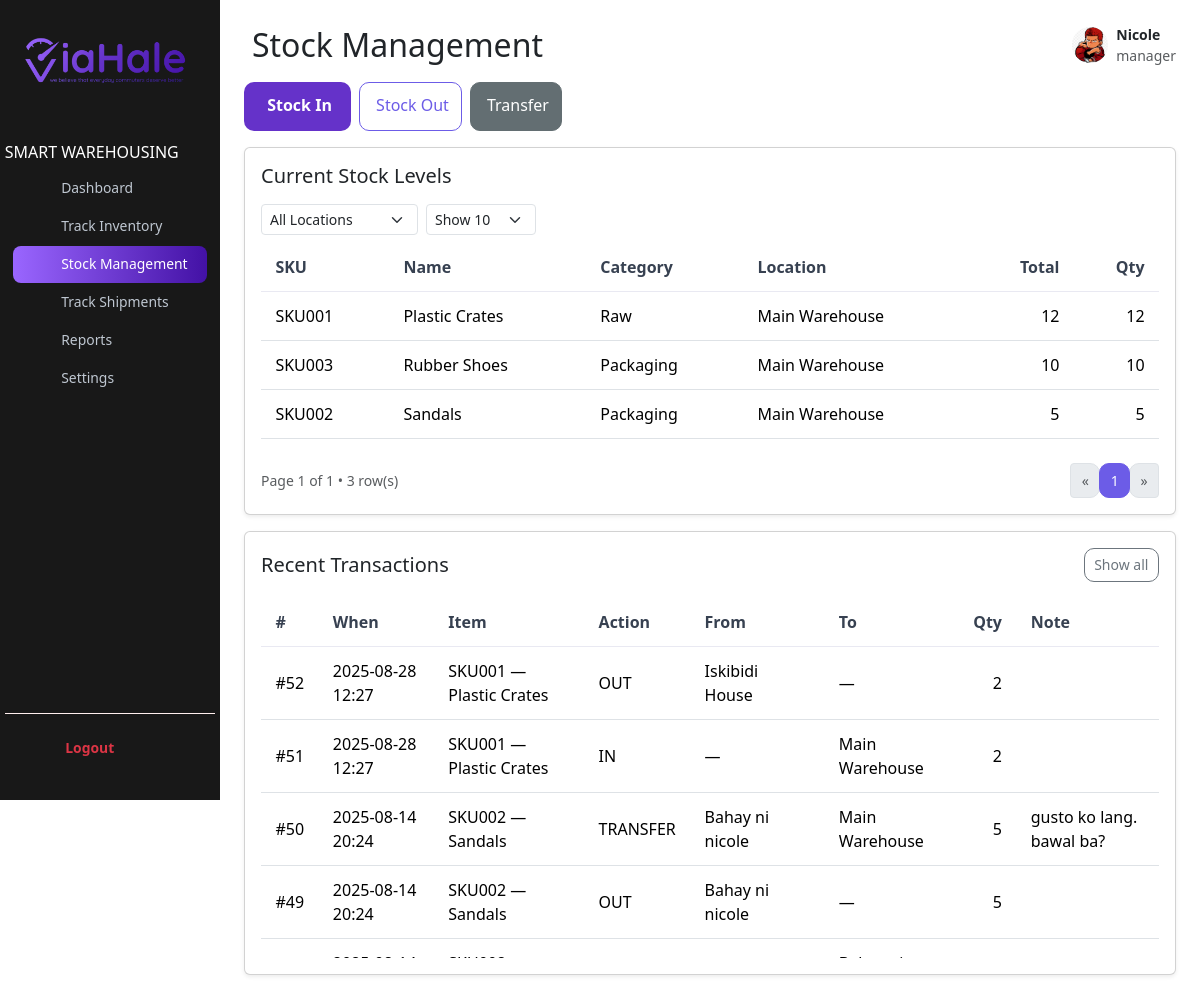
Screenshot of /warehousing/stockmanagement/stockLevelManagement.php (signed in) with the database file from the repository.
### tables this page shows
CREATE TABLE `stock_levels` (
  `item_id` int(11) NOT NULL,
  `location_id` int(11) NOT NULL,
  `qty` int(11) NOT NULL DEFAULT 0
);

CREATE TABLE `inventory_items` (
  `id` int(11) NOT NULL,
  `sku` varchar(64) NOT NULL,
  `name` varchar(255) NOT NULL,
  `category` enum('Raw','Packaging','Finished') NOT NULL,
  `stock` int(11) NOT NULL DEFAULT 0,
  `reorder_level` int(11) NOT NULL DEFAULT 0,
  `archived` tinyint(1) NOT NULL DEFAULT 0,
  `archived_at` datetime DEFAULT NULL,
  `location` varchar(120) DEFAULT NULL,
  `created_at` timestamp NOT NULL DEFAULT current_timestamp(),
  `is_active` tinyint(1) NOT NULL DEFAULT 1
);

CREATE TABLE `warehouse_locations` (
  `id` int(11) NOT NULL,
  `code` varchar(20) NOT NULL,
  `name` varchar(100) NOT NULL,
  `address` varchar(255) DEFAULT NULL
);

CREATE TABLE `stock_transactions` (
  `id` int(11) NOT NULL,
  `item_id` int(11) NOT NULL,
  `from_location_id` int(11) DEFAULT NULL,
  `to_location_id` int(11) DEFAULT NULL,
  `qty` int(11) NOT NULL,
  `action` enum('IN','OUT','TRANSFER','ADJUST') NOT NULL,
  `note` varchar(255) DEFAULT NULL,
  `user_id` int(11) DEFAULT NULL,
  `created_at` timestamp NOT NULL DEFAULT current_timestamp()
);

### warehousing/stockmanagement/stockLevelManagement.php (the view, shortened to what this page needs)
<?php
require_once __DIR__ . '/../../includes/config.php';
function table_exists(PDO $pdo, string $name): bool
{
    $stmt = $pdo->prepare("SHOW TABLES LIKE ?");
    $stmt->execute([$name]);
    return (bool) $stmt->fetchColumn();
}
$hasLoc = table_exists($pdo, "warehouse_locations");
$hasLvl = table_exists($pdo, "stock_levels");
$hasTx = table_exists($pdo, "stock_transactions");
$dbReady = $hasLoc && $hasLvl && $hasTx;
$txLimit = isset($_GET["tx_all"]) ? 200 : 20;
function qs(array $overrides = []): string
{
    $qs = $_GET;
    foreach ($overrides as $k => $v) {
        if ($v === null) {
            unset($qs[$k]);
        } else {
            $qs[$k] = $v;
        }
    }
    return "?" . http_build_query($qs);
}
$userName = $_SESSION["user"]["name"] ?? "Nicole Malitao";
$userRole = $_SESSION["user"]["role"] ?? "Warehouse Manager";
$items = $locations = $levels = $tx = [];
if ($dbReady) {
    $lvlPer = max(5, min(100, (int) ($_GET["lvl_per"] ?? 10)));
    $lvlPage = max(1, (int) ($_GET["lvl_page"] ?? 1));
    $lvlOff = ($lvlPage - 1) * $lvlPer;
    $locId = isset($_GET["loc_id"]) ? (int) $_GET["loc_id"] : 0;
    if ($locId) {
        $countSql = "
    SELECT COUNT(*) FROM (
      SELECT 1
      FROM stock_levels sl
      WHERE sl.location_id = :loc
      GROUP BY sl.item_id, sl.location_id
      HAVING SUM(sl.qty) > 0
    ) x
  ";
        $countStmt = $pdo->prepare($countSql);
        $countStmt->bindValue(":loc", $locId, PDO::PARAM_INT);
    } else {
        $countSql = "
    SELECT COUNT(*) FROM (
      SELECT 1
      FROM stock_levels sl
      GROUP BY sl.item_id, sl.location_id
      HAVING SUM(sl.qty) > 0
    ) x
  ";
        $countStmt = $pdo->prepare($countSql);
    }
    $countStmt->execute();
    $lvlTotal = (int) $countStmt->fetchColumn();
    $lvlPages = max(1, (int) ceil($lvlTotal / $lvlPer));
    $levelSql =
        "
  SELECT
    g.item_id,
    g.location_id,
    i.sku,
    i.name       AS item_name,
    i.category,
    i.reorder_level,
    wl.name      AS location_name,
    g.qty,               -- per-location sum
    t.total_qty          -- total across all locations
  FROM (
    SELECT sl.item_id, sl.location_id, SUM(sl.qty) AS qty
    FROM stock_levels sl
    " .
        ($locId ? "WHERE sl.location_id = :loc" : "") .
        "
    GROUP BY sl.item_id, sl.location_id
    HAVING SUM(sl.qty) > 0
  ) g
  JOIN inventory_items     i  ON i.id  = g.item_id
  JOIN warehouse_locations wl ON wl.id = g.location_id
  JOIN (
    SELECT item_id, SUM(qty) AS total_qty
    FROM stock_levels
    GROUP BY item_id
  ) t ON t.item_id = g.item_id
  ORDER BY i.name, wl.name
  LIMIT :lim OFFSET :off
";
    $stmt = $pdo->prepare($levelSql);
    $stmt->bindValue(":lim", $lvlPer, PDO::PARAM_INT);
    $stmt->bindValue(":off", $lvlOff, PDO::PARAM_INT);
    $stmt->execute();
    $levels = $stmt->fetchAll(PDO::FETCH_ASSOC);
    $txStmt = $pdo->prepare("
  SELECT st.id, st.item_id, st.from_location_id, st.to_location_id, st.qty, st.action, st.note, st.created_at,
         ii.sku, ii.name AS item_name,
         lf.name AS from_loc, lt.name AS to_loc
  FROM stock_transactions st
  JOIN inventory_items ii ON ii.id = st.item_id
  LEFT JOIN warehouse_locations lf ON lf.id = st.from_location_id
  LEFT JOIN warehouse_locations lt ON lt.id = st.to_location_id
  ORDER BY st.created_at DESC
  LIMIT :lim
");
    $txStmt->bindValue(":lim", (int) $txLimit, PDO::PARAM_INT);
    $txStmt->execute();
    $tx = $txStmt->fetchAll(PDO::FETCH_ASSOC);
}
?>
<!DOCTYPE html>
<html lang="en">
<head>
  <link href="https://cdn.jsdelivr.net/npm/bootstrap@5.3.2/dist/css/bootstrap.min.css" rel="stylesheet" />
  <link href="../../css/style.css" rel="stylesheet" />
  <link href="../../css/modules.css" rel="stylesheet" />
</head>
<body>
  <div class="container-fluid p-0">
    <div class="row g-0">
<div class="sidebar d-flex flex-column">
  <div class="d-flex justify-content-center align-items-center mb-4 mt-3">
    <img src="../../img/logo.png" id="logo" class="img-fluid me-2" style="height:55px" alt="Logo">
  </div>
  <h6 class="text-uppercase mb-2">Smart Warehousing</h6>
  <nav class="nav flex-column px-2 mb-4">
    <a class="nav-link" href="../warehouseDashboard.php">
      <ion-icon name="home-outline"></ion-icon><span>Dashboard</span>
    </a>
    <a class="nav-link" href="../inventory/inventoryTracking.php">
      <ion-icon name="cube-outline"></ion-icon><span>Track Inventory</span>
    </a>
    <a class="nav-link active" href="./stockLevelManagement.php">
      <ion-icon name="layers-outline"></ion-icon><span>Stock Management</span>
    </a>
    <a class="nav-link" href="../TrackShipment/shipmentTracking.php">
      <ion-icon name="paper-plane-outline"></ion-icon><span>Track Shipments</span>
    </a>
    <a class="nav-link" href="../warehouseReports.php">
      <ion-icon name="file-tray-stacked-outline"></ion-icon><span>Reports</span>
    </a>
    <a class="nav-link" href="../warehouseSettings.php">
      <ion-icon name="settings-outline"></ion-icon><span>Settings</span>
    </a>
  </nav>
  <div class="logout-section">
    <a class="nav-link text-danger" href="<?= BASE_URL ?>/auth/logout.php">
      <ion-icon name="log-out-outline"></ion-icon> Logout
    </a>
  </div>
</div>
      <div class="col main-content p-3 p-lg-4">
        <div class="d-flex justify-content-between align-items-center mb-3">
          <div class="d-flex align-items-center gap-3">
           <h2 class="m-0 d-flex align-items-center gap-2">
        <ion-icon name="layers-outline"></ion-icon>Stock Management
      </h2>
          </div>
          <div class="d-flex align-items-center gap-2">
            <img src="../../img/profile.jpg" class="rounded-circle" width="36" height="36" alt="">
            <div class="small">
              <strong><?= htmlspecialchars($userName) ?></strong><br/>
              <span class="text-muted"><?= htmlspecialchars($userRole) ?></span>
            </div>
          </div>
        </div>
        <?php if ($dbReady): ?>
        <section class="mb-3">
          <div class="d-flex gap-2">
            <button class="btn btn-violet" data-bs-toggle="modal" data-bs-target="#inModal">
              <ion-icon name="download-outline"></ion-icon> Stock In
            </button>
            <button class="btn btn-outline-primary" data-bs-toggle="modal" data-bs-target="#outModal">
              <ion-icon name="exit-outline"></ion-icon> Stock Out
            </button>
            <button class="btn btn-secondary" data-bs-toggle="modal" data-bs-target="#transferModal">
              <ion-icon name="swap-horizontal-outline"></ion-icon> Transfer
            </button>
          </div>
        </section>
        <section class="card shadow-sm mb-3">
          <div class="card-body">
            <h5 class="mb-3">Current Stock Levels</h5>
<form method="get" class="row g-2 align-items-center mb-2" id="levelsFilter">
  <div class="col-12 col-md-auto">
    <select name="loc_id" class="form-select form-select-sm" onchange="this.form.submit()">
      <option value="">All Locations</option>
    </select>
  </div>
  <div class="col-12 col-md-auto">
    <select name="lvl_per" class="form-select form-select-sm" onchange="this.form.submit()">
      <?php foreach ([10, 25, 50, 100] as $opt): ?>
        <option value="<?= $opt ?>" <?= $lvlPer === $opt
    ? "selected"
    : "" ?>>Show <?= $opt ?></option>
      <?php endforeach; ?>
    </select>
  </div>
</form>
            <div class="table-responsive levels-scroll">
              <table class="table align-middle">
                <thead>
                  <tr>
                    <th>SKU</th>
                    <th>Name</th>
                    <th>Category</th>
                    <th>Location</th>
                    <th class="text-end">Total</th>
                    <th class="text-end">Qty</th>
                  </tr>
                </thead>
                <tbody>
                  <?php if (!$levels): ?>
                    <tr><td colspan="6" class="text-center py-4 text-muted">No stock levels yet.</td></tr>
                  <?php else:foreach ($levels as $r): ?>
                    <tr>
                      <td><?= htmlspecialchars($r["sku"]) ?></td>
                      <td><?= htmlspecialchars($r["item_name"]) ?></td>
                      <td><?= htmlspecialchars($r["category"]) ?></td>
                      <td><?= htmlspecialchars($r["location_name"]) ?></td>
                      <td class="text-end">
                        <?= (int) $r["total_qty"] ?>
                      </td>
                    <td class="text-end"><?= (int) $r["qty"] ?></td>
                    </tr>
                  <?php endforeach;endif; ?>
                </tbody>
              </table>
            </div>
<div class="d-flex justify-content-between align-items-center mt-2">
  <div class="small text-muted">
    Page <?= $lvlPage ?> of <?= $lvlPages ?> • <?= $lvlTotal ?> row(s)
  </div>
  <nav aria-label="Levels pages">
    <ul class="pagination pagination-sm mb-0">
      <li class="page-item <?= $lvlPage <= 1 ? "disabled" : "" ?>">
        <a class="page-link" href="<?= $lvlPage <= 1
            ? "#"
            : qs(["lvl_page" => $lvlPage - 1]) ?>">&laquo;</a>
      </li>
      <?php for (
          $p = max(1, $lvlPage - 2);
          $p <= min($lvlPages, $lvlPage + 2);
          $p++
      ): ?>
        <li class="page-item <?= $p === $lvlPage ? "active" : "" ?>">
          <a class="page-link" href="<?= qs([
              "lvl_page" => $p,
          ]) ?>"><?= $p ?></a>
        </li>
      <?php endfor; ?>
      <li class="page-item <?= $lvlPage >= $lvlPages ? "disabled" : "" ?>">
        <a class="page-link" href="<?= $lvlPage >= $lvlPages
            ? "#"
            : qs(["lvl_page" => $lvlPage + 1]) ?>">&raquo;</a>
      </li>
    </ul>
  </nav>
</div>
  </div>
</section>
        <section class="card shadow-sm">
          <div class="card-body">
            <div class="d-flex justify-content-between align-items-center mb-3">
  <h5 class="mb-0">Recent Transactions</h5>
  <?php if (!isset($_GET["tx_all"])): ?>
    <a class="btn btn-sm btn-outline-secondary" href="?tx_all=1">Show all</a>
  <?php else: ?>
    <a class="btn btn-sm btn-outline-secondary" href="stockLevelManagement.php">Show less</a>
  <?php endif; ?>
</div>
            <div class="table-responsive tx-scroll">
              <table class="table align-middle">
                <thead>
                  <tr>
                    <th>#</th>
                    <th>When</th>
                    <th>Item</th>
                    <th>Action</th>
                    <th>From</th>
                    <th>To</th>
                    <th class="text-end">Qty</th>
                    <th>Note</th>
                  </tr>
                </thead>
                <tbody>
                  <?php if (!$tx): ?>
                    <tr><td colspan="8" class="text-center py-4 text-muted">No transactions yet.</td></tr>
                  <?php else:foreach ($tx as $t): ?>
                    <tr>
                      <td>#<?= (int) $t["id"] ?></td>
                      <td><?= htmlspecialchars(
                          date("Y-m-d H:i", strtotime($t["created_at"]))
                      ) ?></td>
                      <td><?= htmlspecialchars(
                          $t["sku"] . " — " . $t["item_name"]
                      ) ?></td>
                      <td><?= htmlspecialchars($t["action"]) ?></td>
                      <td><?= htmlspecialchars($t["from_loc"] ?? "—") ?></td>
                      <td><?= htmlspecialchars($t["to_loc"] ?? "—") ?></td>
                      <td class="text-end"><?= (int) $t["qty"] ?></td>
                      <td><?= htmlspecialchars($t["note"] ?? "") ?></td>
                    </tr>
                  <?php endforeach;endif; ?>
                </tbody>
              </table>
            </div>
          </div>
        </section>
        <?php endif; ?>
      </div>
    </div>
  </div>
</body>
</html>

### css/style.css (style rules this page uses)
.sidebar { position: fixed; top: 0; left: 0; z-index: 1040; width: 220px; height: 100vh; min-height: 100vh; padding: 1rem 0.3rem; background: #181818; color: #fff; border: none; overflow-y: auto; display: flex; flex-direction: column; transition: left 0.3s ease-in-out; -ms-overflow-style: none; scrollbar-width: none; }
.sidebar h6 { margin-bottom: 1em; font-weight: 500; font-size: 1rem; color: #fff; text-transform: uppercase; }
#logo { margin-bottom: 2em; }
.sidebar a { width: 100%; display: flex; align-items: center; gap: 0.7rem; padding: 0.45rem 0.7rem; margin-bottom: 0.1rem; background: none; border: none; border-radius: 8px; color: #bfc7d1; font-size: 0.87rem; text-align: left; white-space: nowrap; transition: background 0.2s, color 0.2s; }
.sidebar a ion-icon { min-width: 1.3rem; font-size: 1.3rem; }
.sidebar a.active, .sidebar a:hover { background: linear-gradient(90deg, #9a66ff 0%, #4311a5 100%); color: #fff; }
.sidebar .nav-link ion-icon { width: 22px; height: 22px; font-size: 22px; line-height: 1; display: inline-flex; align-items: center; justify-content: center; vertical-align: -2px; }
.logout-section { margin-top: auto; padding: 1rem; border-top: 1px solid #ffefef; }
.sidebar .nav { flex-grow: 1; }
.sidebar .nav-link.text-danger { color: #ff4747; font-weight: 600; }
@media (min-width: 900px) { .main-content { margin-left: 220px; padding: 2rem; } }

### css/modules.css (style rules this page uses)
.btn-violet { background: #6532c9; color: #fff; border-radius: 8px; font-weight: 600; padding: 0.7rem 1.2rem; border: 0; }
.table thead th { background: #fafafa; border-bottom: 1px solid #e9e9f2; font-weight: 600; color: #374151; }
.table td, .table th { padding: 0.75rem 0.9rem; }
.table td { vertical-align: middle; }
.pagination { justify-content: center; }
.btn, .page-link { border-radius: 10px; }
.btn-sm { padding: 0.35rem 0.6rem; font-size: 0.875rem; }
.btn-outline-primary { --bs-btn-color: #6c5ce7; --bs-btn-border-color: #6c5ce7; }
.btn-secondary { --bs-btn-bg: #636e72; --bs-btn-border-color: #636e72; }
.btn ion-icon, .nav .nav-link ion-icon, .table .btn ion-icon { font-size: 18px; vertical-align: -2px; margin-right: 0.25rem; }
.pagination .page-link { padding: 0.35rem 0.65rem; font-weight: 500; }
.pagination .page-item.active .page-link { background-color: #6c5ce7; border-color: #6c5ce7; }
.tx-scroll { max-height: 360px; overflow-y: auto; }
.tx-scroll .table { margin-bottom: 0; }
.tx-scroll thead th { position: sticky; top: 0; background: #fff; z-index: 1; }
.levels-scroll { max-height: 60vh; overflow: auto; }
.levels-scroll thead th { position: sticky; top: 0; z-index: 1; background: var(--bs-body-bg); }

### rows the page displays
stock_levels: item.sku "SKU001", item.name "Plastic Crates", item.category "Raw", location.name "Main Warehouse", total_qty "12", qty "12"
stock_levels: item.sku "SKU003", item.name "Rubber Shoes", item.category "Packaging", location.name "Main Warehouse", total_qty "10", qty "10"
stock_levels: item.sku "SKU002", item.name "Sandals", item.category "Packaging", location.name "Main Warehouse", total_qty "5", qty "5"
stock_transactions: id "52", created_at "2025-08-28 12:27", item.name "SKU001 — Plastic Crates", action "OUT", from_location.name "Iskibidi House", to_loc "—", qty "2"
stock_transactions: id "51", created_at "2025-08-28 12:27", item.name "SKU001 — Plastic Crates", action "IN", from_loc "—", to_location.name "Main Warehouse", qty "2"
stock_transactions: id "50", created_at "2025-08-14 20:24", item.name "SKU002 — Sandals", action "TRANSFER", from_location.name "Bahay ni nicole", to_location.name "Main Warehouse", qty "5", note "gusto ko lang. bawal ba?"
stock_transactions: id "49", created_at "2025-08-14 20:24", item.name "SKU002 — Sandals", action "OUT", from_location.name "Bahay ni nicole", to_loc "—", qty "5"

### other values shown
$userName "Nicole"
$userRole "manager"
$lvlPage "1"
$lvlPages "1"
$lvlTotal "3"
